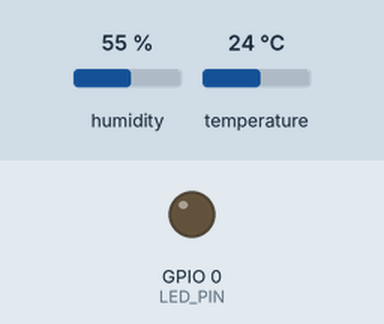
Bench run of a sketch on a simulated ESP8266 (NodeMCU). Parts: output pins drawn as LEDs (lit = HIGH). The inputs (shaded band) are chosen by the test bench; at power-on: humidity 55 %, temperature 24 °C. WiFi joins after 1.5 s; servers stay silent unless stated; what the sketch prints to the serial monitor is not drawn.

Above: at 3.0 s.
At 5.0 s:
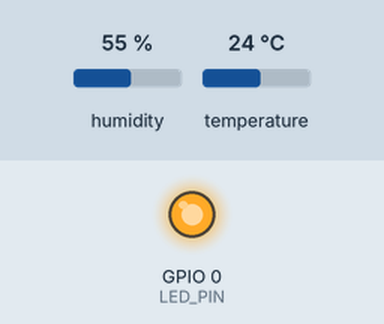
Timing chart, 0 to 7.2 s (numbered marks = the images above):
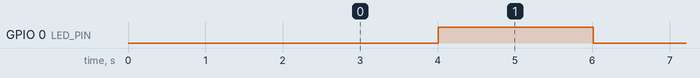

The sketch:

esp01.ino
```cpp
#include <ESP8266WiFi.h>
#include <DHT.h>
#include "config.h"     // Archivo de configuración de conexión Wi-Fi. Ejemplo en config.example.h

#define DHTPIN 2        // Pin GPIO2 para el DHT22
#define DHTTYPE DHT22   // Tipo de sensor DHT22
#define LED_PIN 0       // Pin GPIO0 para el LED azul

DHT dht(DHTPIN, DHT22);

void setup() {
  Serial.begin(115200);       // Velocidad en baudios ajustada para la depuración

  dht.begin();
  Serial.println("Sensor DHT iniciado");

  pinMode(LED_PIN, OUTPUT);   // Configura el pin GPIO0 (LED_PIN) como salida para controlar el LED
  digitalWrite(LED_PIN, LOW); // Apaga el LED al iniciar (HIGH para asegurar arranque correcto)

  Serial.println();
  Serial.println("Conectando a red Wi-Fi...");

  WiFi.begin(ssid, password);

  while (WiFi.status() != WL_CONNECTED) {
    delay(1000);
    Serial.print(".");
  }

  Serial.println();
  Serial.println("Conexión Wi-Fi establecida");
  Serial.print("Dirección IP: ");
  Serial.println(WiFi.localIP());
}

void loop() {
  float h = dht.readHumidity();
  float t = dht.readTemperature();

  if (isnan(h) || isnan(t)) {
    Serial.println("Error al leer el sensor DHT!");
    return;
  }

  digitalWrite(LED_PIN, LOW);   // Enciende el LED antes de enviar los datos (LOW enciende el LED)

   // Imprime la humedad
  Serial.print("Humedad: ");
  Serial.print(h);
  Serial.print(" %; ");

  // Imprime la temperatura
  Serial.print("Temperatura: ");
  Serial.print(t);
  Serial.println(" ºC");

  delay(2000);                  // Simula el tiempo de envío de datos
  digitalWrite(LED_PIN, HIGH);  // Apaga el LED después de enviar los datos

  delay(2000);                  // Espera 2 segundos antes de la siguiente lectura
}
```

config.example.h
```cpp
#ifndef CONFIG_H
#define CONFIG_H

const char *ssid = "Your_SSID";
const char *password = "Your_Password";

#endif
```

Measured:
- by itself, GPIO 0 (LED_PIN): alternates HIGH for 2.0 s and LOW for 2.0 s
